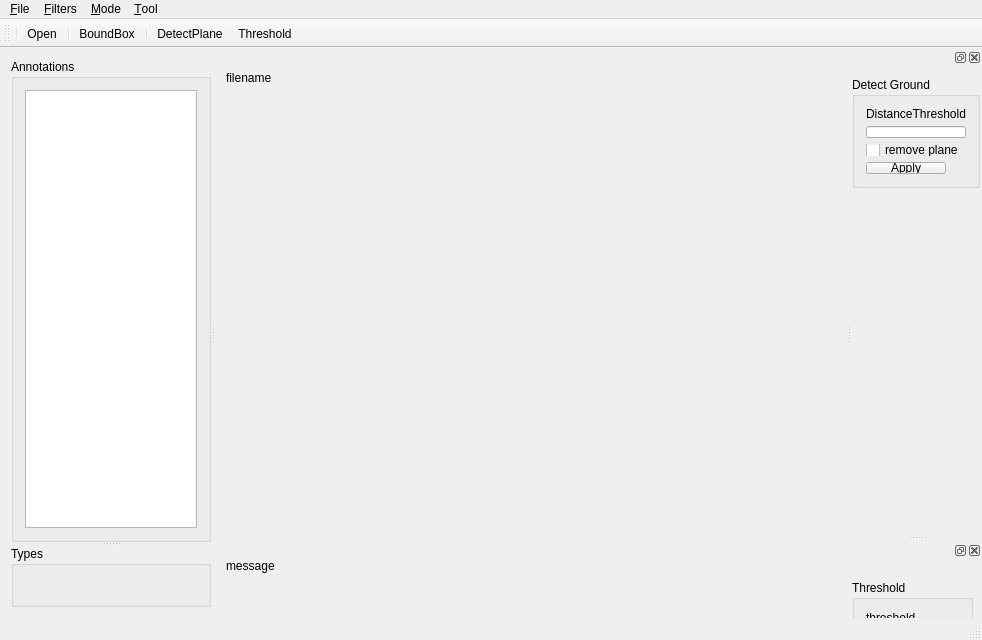
<?xml version="1.0" encoding="UTF-8"?>
<ui version="4.0">
 <class>MainWindow</class>
 <widget class="QMainWindow" name="MainWindow">
  <property name="geometry">
   <rect>
    <x>0</x>
    <y>0</y>
    <width>982</width>
    <height>640</height>
   </rect>
  </property>
  <property name="windowTitle">
   <string>MainWindow</string>
  </property>
  <widget class="QWidget" name="centralWidget">
   <property name="sizePolicy">
    <sizepolicy hsizetype="Expanding" vsizetype="Expanding">
     <horstretch>0</horstretch>
     <verstretch>0</verstretch>
    </sizepolicy>
   </property>
   <layout class="QVBoxLayout" name="verticalLayout_6">
    <item>
     <widget class="QSplitter" name="splitter_2">
      <property name="orientation">
       <enum>Qt::Horizontal</enum>
      </property>
      <widget class="QSplitter" name="splitter">
       <property name="orientation">
        <enum>Qt::Vertical</enum>
       </property>
       <widget class="QGroupBox" name="groupBox_annotations">
        <property name="title">
         <string>Annotations</string>
        </property>
        <layout class="QVBoxLayout" name="verticalLayout_2">
         <item>
          <widget class="QListWidget" name="listWidget">
           <property name="maximumSize">
            <size>
             <width>16777215</width>
             <height>16777215</height>
            </size>
           </property>
          </widget>
         </item>
        </layout>
       </widget>
       <widget class="QGroupBox" name="groupBox_Types">
        <property name="maximumSize">
         <size>
          <width>200</width>
          <height>200</height>
         </size>
        </property>
        <property name="title">
         <string>Types</string>
        </property>
       </widget>
      </widget>
      <widget class="QWidget" name="layoutWidget">
       <layout class="QVBoxLayout" name="verticalLayout_5">
        <item>
         <widget class="QLabel" name="label_filename">
          <property name="maximumSize">
           <size>
            <width>16777215</width>
            <height>15</height>
           </size>
          </property>
          <property name="text">
           <string>filename</string>
          </property>
         </widget>
        </item>
        <item>
         <widget class="QVTKWidget" name="qvtkWidget">
          <property name="sizePolicy">
           <sizepolicy hsizetype="Preferred" vsizetype="Preferred">
            <horstretch>0</horstretch>
            <verstretch>0</verstretch>
           </sizepolicy>
          </property>
          <property name="minimumSize">
           <size>
            <width>0</width>
            <height>0</height>
           </size>
          </property>
         </widget>
        </item>
        <item>
         <widget class="QLabel" name="label_message">
          <property name="maximumSize">
           <size>
            <width>16777215</width>
            <height>60</height>
           </size>
          </property>
          <property name="text">
           <string>message</string>
          </property>
         </widget>
        </item>
       </layout>
      </widget>
     </widget>
    </item>
   </layout>
  </widget>
  <widget class="QMenuBar" name="menuBar">
   <property name="geometry">
    <rect>
     <x>0</x>
     <y>0</y>
     <width>982</width>
     <height>16</height>
    </rect>
   </property>
   <widget class="QMenu" name="menu_File">
    <property name="title">
     <string>&amp;File</string>
    </property>
    <addaction name="action_Open"/>
    <addaction name="action_Save"/>
   </widget>
   <widget class="QMenu" name="menu_Filters">
    <property name="title">
     <string>&amp;Filters</string>
    </property>
    <addaction name="action_detect_plane"/>
   </widget>
   <widget class="QMenu" name="menumode">
    <property name="title">
     <string>&amp;Mode</string>
    </property>
    <addaction name="action"/>
    <addaction name="action_Selection"/>
    <addaction name="action_Annotation"/>
   </widget>
   <widget class="QMenu" name="menu_Tool">
    <property name="title">
     <string>&amp;Tool</string>
    </property>
    <addaction name="action_BoundBox"/>
   </widget>
   <addaction name="menu_File"/>
   <addaction name="menu_Filters"/>
   <addaction name="menumode"/>
   <addaction name="menu_Tool"/>
  </widget>
  <widget class="QToolBar" name="mainToolBar">
   <attribute name="toolBarArea">
    <enum>TopToolBarArea</enum>
   </attribute>
   <attribute name="toolBarBreak">
    <bool>false</bool>
   </attribute>
   <addaction name="separator"/>
   <addaction name="action_Open"/>
   <addaction name="separator"/>
   <addaction name="action_BoundBox"/>
   <addaction name="separator"/>
   <addaction name="action_detect_plane"/>
   <addaction name="action_Threshold"/>
  </widget>
  <widget class="QStatusBar" name="statusBar"/>
  <widget class="QDockWidget" name="PlaneDetect_dockWidget">
   <property name="sizePolicy">
    <sizepolicy hsizetype="Preferred" vsizetype="Expanding">
     <horstretch>1</horstretch>
     <verstretch>1</verstretch>
    </sizepolicy>
   </property>
   <property name="minimumSize">
    <size>
     <width>130</width>
     <height>120</height>
    </size>
   </property>
   <attribute name="dockWidgetArea">
    <number>2</number>
   </attribute>
   <widget class="QWidget" name="dockWidgetContents_3">
    <property name="sizePolicy">
     <sizepolicy hsizetype="Expanding" vsizetype="Expanding">
      <horstretch>0</horstretch>
      <verstretch>0</verstretch>
     </sizepolicy>
    </property>
    <widget class="QGroupBox" name="groupBox">
     <property name="geometry">
      <rect>
       <x>0</x>
       <y>10</y>
       <width>128</width>
       <height>111</height>
      </rect>
     </property>
     <property name="title">
      <string>Detect Ground</string>
     </property>
     <layout class="QVBoxLayout" name="verticalLayout">
      <item>
       <widget class="QLabel" name="label">
        <property name="text">
         <string>DistanceThreshold:</string>
        </property>
       </widget>
      </item>
      <item>
       <widget class="QLineEdit" name="distanceThreshold_lineEdit"/>
      </item>
      <item>
       <widget class="QCheckBox" name="removePlane_checkBox">
        <property name="text">
         <string>remove plane</string>
        </property>
       </widget>
      </item>
      <item>
       <widget class="QPushButton" name="applyPlaneDetection_pushButton">
        <property name="sizePolicy">
         <sizepolicy hsizetype="Fixed" vsizetype="Fixed">
          <horstretch>0</horstretch>
          <verstretch>0</verstretch>
         </sizepolicy>
        </property>
        <property name="text">
         <string>Apply</string>
        </property>
       </widget>
      </item>
     </layout>
    </widget>
   </widget>
  </widget>
  <widget class="QDockWidget" name="threshold_dockWidget">
   <attribute name="dockWidgetArea">
    <number>2</number>
   </attribute>
   <widget class="QWidget" name="dockWidgetContents">
    <widget class="QGroupBox" name="groupBox_2">
     <property name="geometry">
      <rect>
       <x>0</x>
       <y>20</y>
       <width>121</width>
       <height>101</height>
      </rect>
     </property>
     <property name="title">
      <string>Threshold</string>
     </property>
     <layout class="QVBoxLayout" name="verticalLayout_3">
      <item>
       <widget class="QLabel" name="label_4">
        <property name="text">
         <string>threshold</string>
        </property>
       </widget>
      </item>
      <item>
       <widget class="QLineEdit" name="threshold_lineEdit"/>
      </item>
      <item>
       <widget class="QPushButton" name="threshold_pushButton">
        <property name="sizePolicy">
         <sizepolicy hsizetype="Fixed" vsizetype="Fixed">
          <horstretch>0</horstretch>
          <verstretch>0</verstretch>
         </sizepolicy>
        </property>
        <property name="text">
         <string>Apply</string>
        </property>
       </widget>
      </item>
     </layout>
    </widget>
   </widget>
  </widget>
  <action name="action_Open">
   <property name="text">
    <string>&amp;Open</string>
   </property>
  </action>
  <action name="action_Save">
   <property name="text">
    <string>&amp;Save</string>
   </property>
  </action>
  <action name="action_detect_plane">
   <property name="text">
    <string>&amp;DetectPlane</string>
   </property>
  </action>
  <action name="action">
   <property name="text">
    <string>&amp;Visiualize</string>
   </property>
  </action>
  <action name="action_Selection">
   <property name="text">
    <string>&amp;Selection</string>
   </property>
  </action>
  <action name="action_Annotation">
   <property name="text">
    <string>&amp;Annotation</string>
   </property>
  </action>
  <action name="action_BoundBox">
   <property name="text">
    <string>&amp;BoundBox</string>
   </property>
  </action>
  <action name="action_Threshold">
   <property name="text">
    <string>&amp;Threshold</string>
   </property>
  </action>
 </widget>
 <layoutdefault spacing="6" margin="11"/>
 <customwidgets>
  <customwidget>
   <class>QVTKWidget</class>
   <extends>QWidget</extends>
   <header>QVTKWidget.h</header>
  </customwidget>
 </customwidgets>
 <resources/>
 <connections/>
</ui>
